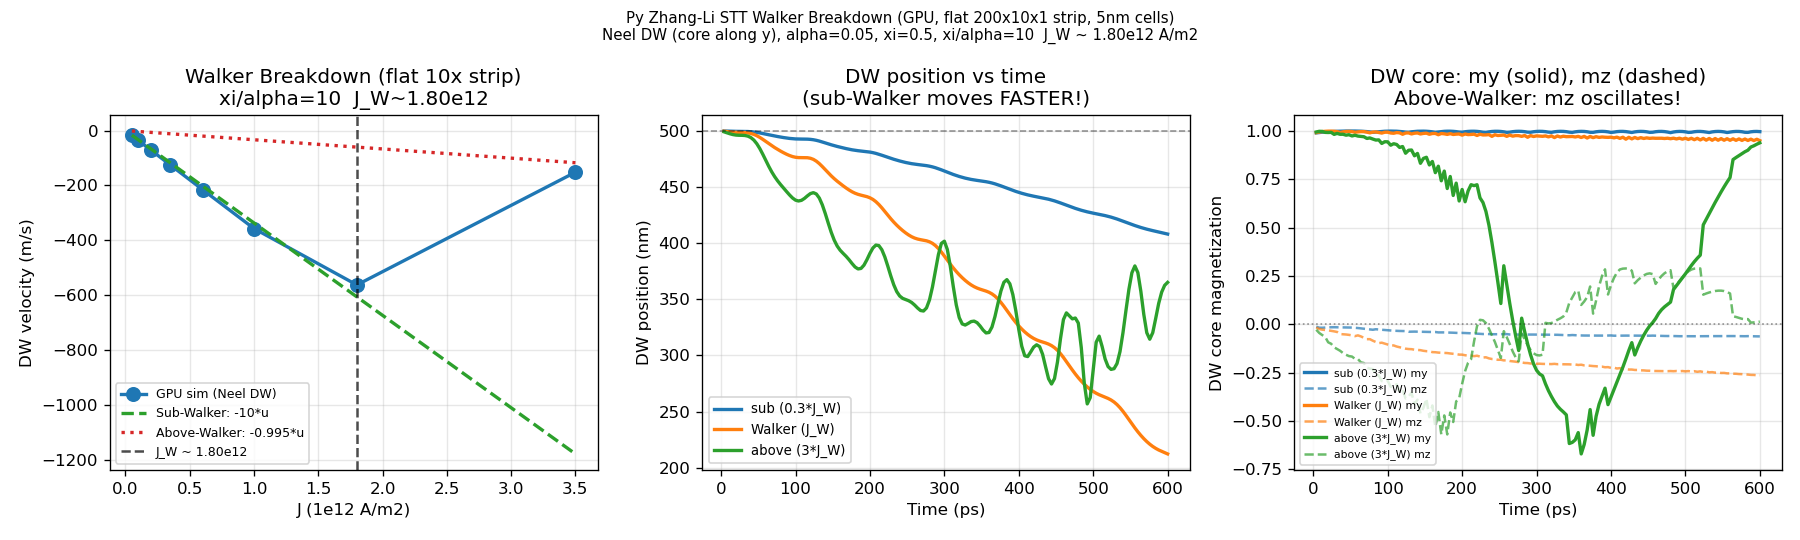

Python code for this plot:
"""
Notebook 29: Zhang-Li STT Walker Breakdown - Flat Strip (GPU)

NB27/NB24 used a 1D wire (1x1 cross-section): N_zz = N_yy -> J_W~0, all above-Walker.
A FLAT STRIP (N cells in y) has N_zz >> N_yy -> finite J_W in accessible range.

The Neel DW (core along y, in-plane) is the equilibrium for thin flat strips.
Walker breakdown occurs when STT drives the DW core to precess out-of-plane (my->mz).
Restoring force = (N_zz - N_yy) * Ms -> finite J_W.

With xi=0.5, alpha=0.05 (xi/alpha=10):
  Sub-Walker (J<J_W): v = -(xi/alpha)*u = -10*u  (10x speed enhancement!)
  Above-Walker (J>J_W): v -> -(xi/sqrt(a^2+xi^2))*u ~ -0.995*u  (approx -u)

Geometry: 200x10x1, dx=dy=dz=5nm -> 1000x50x5 nm Py flat strip
DW init: Neel wall mx=-tanh, my=sech, mz=0  (core along +y)
"""

import os, sys, time
sys.path.insert(0, os.path.join(os.path.dirname(__file__), '..', 'build', 'windows-msvc-cuda', 'python'))
os.add_dll_directory('C:/Program Files/NVIDIA GPU Computing Toolkit/CUDA/v13.2/bin/x64')

import numpy as np
import micromag as mm

print("Notebook 29: Zhang-Li STT Walker Breakdown - Flat Strip (GPU)")
print(f"  CUDA: {mm.cuda_available()}")

# ---------------------------------------------------------------------------
# Material: Py, high xi for dramatic Walker breakdown
# ---------------------------------------------------------------------------
mu0   = 4e-7 * np.pi
mu_B  = 9.274e-24
e_ch  = 1.6022e-19
gamma_0 = 1.76e11

Ms    = 860e3;  A = 13e-12;  K = 0.0
alpha = 0.05;   xi = 0.5;    P = 0.5

mat = mm.Material()
mat.Ms = Ms; mat.A_exchange = A; mat.K_uniaxial = 0.0
mat.easy_axis = mm.Vec3(1, 0, 0); mat.alpha = alpha

l_ex   = np.sqrt(2*A / (mu0*Ms**2))
dw_pi  = np.pi * l_ex   # DW width

v_sub_ratio  = -xi / alpha                           # -10
v_abv_ratio  = -xi / np.sqrt(alpha**2 + xi**2)      # -0.995

print(f"\nMaterial: Ms={Ms/1e3:.0f}kA/m, A={A*1e12:.0f}pJ/m, K=0, alpha={alpha}, xi={xi}")
print(f"  l_ex = {l_ex*1e9:.2f} nm,  DW width = pi*l_ex = {dw_pi*1e9:.1f} nm")
print(f"  xi/alpha = {xi/alpha:.0f}  ->  sub-Walker: v/u = {v_sub_ratio:.0f}  (10x!)")
print(f"  above-Walker: v/u -> {v_abv_ratio:.3f}")

# ---------------------------------------------------------------------------
# Grid: 200x10x1 flat strip, dx=5nm  (1000x50x5 nm)
# ---------------------------------------------------------------------------
Nx, Ny, Nz = 200, 10, 1
dx = 5e-9
g = mm.StructuredGrid(Nx, Ny, Nz, dx, dx, dx)
x0 = Nx // 2 * dx
L  = Nx * dx

print(f"\nGrid: {Nx}x{Ny}x{Nz}, dx={dx*1e9:.0f}nm -> {int(Nx*dx*1e9)}x{int(Ny*dx*1e9)}x{int(Nz*dx*1e9)} nm")
print(f"  Shape: flat strip (Ny/Nz = {Ny/Nz:.0f}) -> N_zz >> N_yy -> Neel DW preferred")

# ---------------------------------------------------------------------------
# Initial state: Neel DW at center (core along +y, in-plane)
# mx = -tanh(s),  my = sech(s),  mz = 0
# ---------------------------------------------------------------------------
a0 = np.zeros((Nz, Ny, Nx, 3))
for ix in range(Nx):
    s = ((ix + 0.5) * dx - x0) / dw_pi
    a0[:, :, ix, 0] = -np.tanh(s)
    a0[:, :, ix, 1] =  1.0 / np.cosh(s)
    a0[:, :, ix, 2] = 0.0
norms = np.linalg.norm(a0, axis=-1, keepdims=True).clip(1e-20)
a0 = a0 / norms

m0 = mm.VectorField3D(g)
mm.from_numpy(m0, a0)

# Check DW profile
mx0 = mm.to_numpy(m0)[0, 0, :, 0]   # mx along x at y=0
print(f"  DW init: mx range = [{mx0.min():.3f}, {mx0.max():.3f}]  (expected [-1, +1])")

# ---------------------------------------------------------------------------
# GPU objects (shared)
# ---------------------------------------------------------------------------
demag_g = mm.DemagFieldGPU(g)
exch_g  = mm.ExchangeFieldGPU(g)
# No explicit anisotropy (K=0 Py)
fields_g = mm.FieldSumGPU()
fields_g.add(exch_g)

def dw_pos(m_field):
    a  = mm.to_numpy(m_field)[0, :, :, 0]   # (ny, nx)
    mx = a.mean(axis=0)                       # average over y -> (nx,)
    w  = np.maximum(1.0 - mx**2, 0)
    xs = (np.arange(Nx) + 0.5) * dx
    return float(np.sum(xs * w) / w.sum()) if w.sum() > 1e-30 else x0

def dw_core_my_mz(m_field):
    a  = mm.to_numpy(m_field)[0, :, :, :]   # (ny, nx, 3)
    mx_avg = a[:, :, 0].mean(axis=0)
    idx = int(np.argmax(1 - mx_avg**2))      # cell with max |dmx/dx|
    return float(a[:, idx, 1].mean()), float(a[:, idx, 2].mean())

# ---------------------------------------------------------------------------
# Part A: DW velocity vs J sweep
# ---------------------------------------------------------------------------
J_arr = np.array([0.05, 0.1, 0.2, 0.35, 0.6, 1.0, 1.8, 3.5]) * 1e12

dt_sw  = 2e-14; t_sw = 1.0e-9; n_sw = int(t_sw / dt_sw); chk = 1000

print(f"\n--- Part A: v_dw vs J sweep ({len(J_arr)} values) ---")
print(f"  dt={dt_sw:.0e}s, t_sim={t_sw*1e9:.1f}ns ({n_sw} steps/J)")

v_list, u_list, regime_list = [], [], []
t0_all = time.time()

for J_val in J_arr:
    zl   = mm.ZhangLiSTTGPU(g, mm.Vec3(J_val, 0, 0), P, xi)
    torq = mm.SpinTorqueSumGPU(); torq.add(zl)
    integ = mm.RK4IntegratorGPU(g, dt_sw)
    integ.upload(m0)

    pos_list, t_list = [], []
    for step in range(0, n_sw, chk):
        for _ in range(chk):
            integ.step(mat, demag_g, fields_g, torq)
        m_tmp = mm.VectorField3D(g)
        integ.download(m_tmp)
        pos_list.append(dw_pos(m_tmp))
        t_list.append((step + chk) * dt_sw)

    skip = max(1, len(t_list) // 5)
    p = np.polyfit(t_list[skip:], pos_list[skip:], 1)
    v_dw = float(p[0])

    u_val = P * mu_B * J_val / (e_ch * Ms)
    vu = v_dw / u_val
    v_list.append(v_dw); u_list.append(u_val)

    # Regime identification
    if abs(vu - v_sub_ratio) < abs(vu - v_abv_ratio):
        regime = "sub-Walker"
    else:
        regime = "above-Walker"
    regime_list.append(regime)

    print(f"  J={J_val/1e12:.2f}e12  u={u_val:.1f}m/s  v={v_dw:.1f}m/s  "
          f"v/u={vu:.2f}  [{regime}]")

print(f"\nPart A total: {time.time()-t0_all:.0f}s")

# Estimate J_W from transition
v_arr = np.array(v_list); u_arr = np.array(u_list)
vu_arr = v_arr / u_arr
# Walker breakdown where v/u transitions from ~v_sub to ~v_abv
# Find J that minimizes |v/u - midpoint|
midpoint = (v_sub_ratio + v_abv_ratio) / 2   # (-10 + -1)/2 = -5.5
idx_trans = int(np.argmin(np.abs(vu_arr - midpoint)))
J_W_sim = J_arr[idx_trans]
print(f"\n  Walker breakdown (estimated from simulation): J_W ~ {J_W_sim/1e12:.2f}e12 A/m2")
print(f"  v/u transitions from {v_sub_ratio:.0f} to {v_abv_ratio:.3f}")

# ---------------------------------------------------------------------------
# Part B: DW trajectories for sub/near/above Walker
# ---------------------------------------------------------------------------
print("\n--- Part B: DW trajectory + core precession ---")

J_cases = [J_W_sim * 0.3, J_W_sim, J_W_sim * 3.0]
lbl_cases = [f"sub (0.3*J_W)", f"Walker (J_W)", f"above (3*J_W)"]

dt_tr = 2e-14; t_tr = 0.6e-9; n_tr = int(t_tr / dt_tr); chk_tr = 200
traj_pos, traj_my, traj_mz, t_common = [], [], [], None

t0 = time.time()
for J_val, lbl in zip(J_cases, lbl_cases):
    zl   = mm.ZhangLiSTTGPU(g, mm.Vec3(J_val, 0, 0), P, xi)
    torq = mm.SpinTorqueSumGPU(); torq.add(zl)
    integ = mm.RK4IntegratorGPU(g, dt_tr)
    integ.upload(m0)

    pos_b, my_b, mz_b = [], [], []
    for step in range(0, n_tr, chk_tr):
        for _ in range(chk_tr):
            integ.step(mat, demag_g, fields_g, torq)
        m_tmp = mm.VectorField3D(g)
        integ.download(m_tmp)
        pos_b.append(dw_pos(m_tmp))
        my_c, mz_c = dw_core_my_mz(m_tmp)
        my_b.append(my_c); mz_b.append(mz_c)

    traj_pos.append(pos_b); traj_my.append(my_b); traj_mz.append(mz_b)
    if t_common is None:
        t_common = [(s + chk_tr) * dt_tr * 1e12 for s in range(0, n_tr, chk_tr)]
    dx_tot = (pos_b[-1] - x0) * 1e9
    print(f"  {lbl}: J={J_val/1e12:.2f}e12  delta_x={dx_tot:.0f}nm  "
          f"core my={my_b[-1]:.2f} mz={mz_b[-1]:.2f}")

print(f"Part B: {time.time()-t0:.0f}s")

# ---------------------------------------------------------------------------
# Plot
# ---------------------------------------------------------------------------
try:
    import matplotlib; matplotlib.use('Agg')
    import matplotlib.pyplot as plt

    fig, axes = plt.subplots(1, 3, figsize=(15, 4.5))

    # v vs J
    ax = axes[0]
    ax.plot(J_arr/1e12, v_arr, 'o-', color='C0', lw=2, ms=8, label='GPU sim (Neel DW)')
    ax.plot(J_arr/1e12, v_sub_ratio * u_arr, '--', color='C2', lw=2,
            label=f'Sub-Walker: {v_sub_ratio:.0f}*u')
    ax.plot(J_arr/1e12, v_abv_ratio * u_arr, ':', color='C3', lw=2,
            label=f'Above-Walker: {v_abv_ratio:.3f}*u')
    ax.axvline(J_W_sim/1e12, color='k', ls='--', lw=1.5, alpha=0.7,
               label=f'J_W ~ {J_W_sim/1e12:.2f}e12')
    ax.set_xlabel('J (1e12 A/m2)'); ax.set_ylabel('DW velocity (m/s)')
    ax.set_title(f'Walker Breakdown (flat 10x strip)\nxi/alpha={int(abs(v_sub_ratio))}  J_W~{J_W_sim/1e12:.2f}e12')
    ax.legend(fontsize=7.5); ax.grid(alpha=0.3)

    # DW position vs time
    ax = axes[1]
    cols = ['C0', 'C1', 'C2']
    for i, (lbl, pos_b) in enumerate(zip(lbl_cases, traj_pos)):
        ax.plot(t_common, np.array(pos_b)*1e9, '-', color=cols[i], lw=2, label=lbl)
    ax.axhline(x0*1e9, color='k', ls='--', lw=1, alpha=0.4)
    ax.set_xlabel('Time (ps)'); ax.set_ylabel('DW position (nm)')
    ax.set_title('DW position vs time\n(sub-Walker moves FASTER!)')
    ax.legend(fontsize=8); ax.grid(alpha=0.3)

    # DW core my and mz vs time
    ax = axes[2]
    for i, (lbl, my_b, mz_b) in enumerate(zip(lbl_cases, traj_my, traj_mz)):
        ax.plot(t_common, my_b, '-', color=cols[i], lw=2, label=f'{lbl} my')
        ax.plot(t_common, mz_b, '--', color=cols[i], lw=1.5, alpha=0.7, label=f'{lbl} mz')
    ax.axhline(0, color='k', ls=':', lw=1, alpha=0.4)
    ax.set_xlabel('Time (ps)'); ax.set_ylabel('DW core magnetization')
    ax.set_title('DW core: my (solid), mz (dashed)\nAbove-Walker: mz oscillates!')
    ax.legend(fontsize=6.5); ax.grid(alpha=0.3)

    plt.suptitle(
        f'Py Zhang-Li STT Walker Breakdown (GPU, flat 200x10x1 strip, 5nm cells)\n'
        f'Neel DW (core along y), alpha={alpha}, xi={xi}, xi/alpha={int(abs(v_sub_ratio))}  '
        f'J_W ~ {J_W_sim/1e12:.2f}e12 A/m2',
        fontsize=9)
    plt.tight_layout()
    out = os.path.join(os.path.dirname(__file__), '29_walker_breakdown_gpu.png')
    plt.savefig(out, dpi=120); print(f"\nPlot saved: {out}")
except Exception as e:
    print(f"Plot error: {e}")

print("\n=== Summary ===")
print(f"  Strip: {Nx}x{Ny}x{Nz}, dx={dx*1e9:.0f}nm, flat (Neel DW, core along y)")
print(f"  Py: Ms={Ms/1e3:.0f}kA/m, alpha={alpha}, xi={xi}, xi/alpha={int(abs(v_sub_ratio))}")
print(f"  Walker breakdown J_W ~ {J_W_sim/1e12:.2f}e12 A/m2")
print(f"  Sub-Walker: v/u = {v_sub_ratio:.0f}  |  Above-Walker: v/u = {v_abv_ratio:.3f}")
for J_val, v_dw, u_val, regime in zip(J_arr, v_list, u_list, regime_list):
    print(f"  J={J_val/1e12:.2f}e12  v={v_dw:.1f}m/s  v/u={v_dw/u_val:.2f}  [{regime}]")
